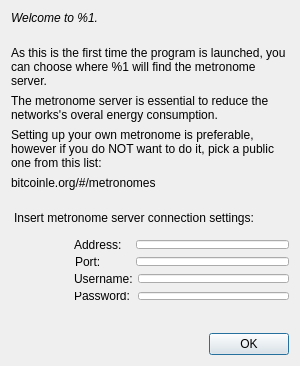
<?xml version="1.0" encoding="UTF-8"?>
<ui version="4.0">
 <class>Metronome</class>
 <widget class="QDialog" name="Metronome">
  <property name="geometry">
   <rect>
    <x>0</x>
    <y>0</y>
    <width>300</width>
    <height>300</height>
   </rect>
  </property>
  <property name="windowTitle">
   <string>Welcome</string>
  </property>
  <layout class="QVBoxLayout" name="verticalLayout">
   <item>
    <widget class="QLabel" name="welcomeLabel">
     <property name="styleSheet">
      <string notr="true">QLabel { font-style:italic; }</string>
     </property>
     <property name="text">
      <string>Welcome to %1.</string>
     </property>
     <property name="wordWrap">
      <bool>true</bool>
     </property>
    </widget>
   </item>
   <item>
    <spacer name="verticalSpacer_4">
     <property name="orientation">
      <enum>Qt::Vertical</enum>
     </property>
     <property name="sizeType">
      <enum>QSizePolicy::Minimum</enum>
     </property>
     <property name="sizeHint" stdset="0">
      <size>
       <width>20</width>
       <height>15</height>
      </size>
     </property>
    </spacer>
   </item>
   <item>
    <widget class="QLabel" name="storageLabel">
     <property name="text">
      <string>As this is the first time the program is launched, you can choose where %1 will find the metronome server.</string>
     </property>
     <property name="wordWrap">
      <bool>true</bool>
     </property>
    </widget>
   </item>
    <item>
      <widget class="QLabel" name="lblExplanation1">
        <property name="text">
          <string>The metronome server is essential to reduce the networks's overal energy consumption.</string>
        </property>
        <property name="wordWrap">
          <bool>true</bool>
        </property>
      </widget>
    </item>
    <item>
      <widget class="QLabel" name="lblExplanation2">
        <property name="textInteractionFlags">
          <enum>Qt::LinksAccessibleByMouse</enum>
        </property>
        <property name="openExternalLinks">
          <bool>true</bool>
        </property>
        <property name="text">
          <string>Setting up your own metronome is preferable, however if you do NOT want to do it, pick a public one from this list:</string>
        </property>
        <property name="wordWrap">
          <bool>true</bool>
        </property>
      </widget>
    </item>
    <item>
      <widget class="QLabel" name="lblExplanation3">
        <property name="textInteractionFlags">
          <enum>Qt::TextSelectableByMouse</enum>
        </property>
        <property name="text">
          <string>bitcoinle.org/#/metronomes</string>
        </property>
        <property name="wordWrap">
          <bool>true</bool>
        </property>
      </widget>
    </item>
   <item>
    <widget class="QLabel" name="metronomeCustom">
     <property name="styleSheet">
       <string notr="true">QLabel { margin-top:15px; }</string>
     </property>
     <property name="text">
      <string>Insert metronome server connection settings:</string>
     </property>
    </widget>
   </item>
   <item>
    <layout class="QHBoxLayout" name="horizontalLayout">
     <property name="spacing">
      <number>0</number>
     </property>
     <property name="sizeConstraint">
      <enum>QLayout::SetDefaultConstraint</enum>
     </property>
     <item>
      <spacer name="horizontalSpacer">
       <property name="orientation">
        <enum>Qt::Horizontal</enum>
       </property>
       <property name="sizeType">
        <enum>QSizePolicy::Fixed</enum>
       </property>
       <property name="sizeHint" stdset="0">
        <size>
         <width>60</width>
         <height>20</height>
        </size>
       </property>
      </spacer>
     </item>
     <item>
      <layout class="QVBoxLayout" name="verticalLayout_2">
       <property name="sizeConstraint">
        <enum>QLayout::SetDefaultConstraint</enum>
       </property>
        <item>
          <spacer>
            <property name="orientation">
              <enum>Qt::Horizontal</enum>
            </property>
            <property name="sizeType">
              <enum>QSizePolicy::Fixed</enum>
            </property>
            <property name="sizeHint" stdset="0">
              <size>
                <width>30</width>
                <height>10</height>
              </size>
            </property>
          </spacer>
        </item>
       <item>
        <layout class="QHBoxLayout" name="horizontalLayout_2">
          <item>
            <widget class="QLabel" name="addrLabel">
              <property name="styleSheet">
                <string notr="true">QLabel { font-style:normal; margin-right:11px; }</string>
              </property>
              <property name="text">
                <string>Address:</string>
              </property>
              <property name="wordWrap">
                <bool>true</bool>
              </property>
            </widget>
          </item>
         <item>
          <widget class="QLineEdit" name="metronomeServer"/>
         </item>
        </layout>
       </item>
       <item>
         <spacer>
           <property name="orientation">
             <enum>Qt::Horizontal</enum>
           </property>
           <property name="sizeType">
             <enum>QSizePolicy::Fixed</enum>
           </property>
           <property name="sizeHint" stdset="0">
             <size>
               <width>30</width>
               <height>10</height>
             </size>
           </property>
         </spacer>
       </item>
        <item>
          <layout class="QHBoxLayout" name="horizontalLayout_2_1">
            <item>
              <widget class="QLabel" name="portLabel">
                <property name="styleSheet">
                  <string notr="true">QLabel { font-style:normal; padding-left: 1px; margin-right: 2px; }</string>
                </property>
                <property name="text">
                  <string>Port:         </string>
                </property>
                <property name="wordWrap">
                  <bool>true</bool>
                </property>
              </widget>
            </item>
            <item>
              <widget class="QLineEdit" name="metronomePort"/>
            </item>
          </layout>
        </item>
        <item>
          <spacer>
            <property name="orientation">
              <enum>Qt::Horizontal</enum>
            </property>
            <property name="sizeType">
              <enum>QSizePolicy::Fixed</enum>
            </property>
            <property name="sizeHint" stdset="0">
              <size>
                <width>30</width>
                <height>10</height>
              </size>
            </property>
          </spacer>
        </item>
        <item>
          <layout class="QHBoxLayout" name="horizontalLayout_2_2">
            <item>
              <widget class="QLabel" name="usernameLabel">
                <property name="styleSheet">
                  <string notr="true">QLabel { font-style:normal; margin-right:2px; }</string>
                </property>
                <property name="text">
                  <string>Username:</string>
                </property>
                <property name="wordWrap">
                  <bool>true</bool>
                </property>
              </widget>
            </item>
            <item>
              <widget class="QLineEdit" name="metronomeUsername"/>
            </item>
          </layout>
        </item>
        <item>
          <spacer>
            <property name="orientation">
              <enum>Qt::Horizontal</enum>
            </property>
            <property name="sizeType">
              <enum>QSizePolicy::Fixed</enum>
            </property>
            <property name="sizeHint" stdset="0">
              <size>
                <width>30</width>
                <height>10</height>
              </size>
            </property>
          </spacer>
        </item>
        <item>
          <layout class="QHBoxLayout" name="horizontalLayout_2_3">
            <item>
              <widget class="QLabel" name="passwordLabel">
                <property name="styleSheet">
                  <string notr="true">QLabel { font-style:normal; margin-right:1px; }</string>
                </property>
                <property name="text">
                  <string>Password: </string>
                </property>
                <property name="wordWrap">
                  <bool>true</bool>
                </property>
              </widget>
            </item>
            <item>
              <widget class="QLineEdit" name="metronomePassword"/>
            </item>
          </layout>
        </item>
       <item>
        <spacer name="verticalSpacer_3">
         <property name="orientation">
          <enum>Qt::Vertical</enum>
         </property>
         <property name="sizeType">
          <enum>QSizePolicy::Fixed</enum>
         </property>
         <property name="sizeHint" stdset="0">
          <size>
           <width>20</width>
           <height>5</height>
          </size>
         </property>
        </spacer>
       </item>
       <item>
        <widget class="QLabel" name="freeSpace">
         <property name="sizePolicy">
          <sizepolicy hsizetype="Preferred" vsizetype="Expanding">
           <horstretch>1</horstretch>
           <verstretch>0</verstretch>
          </sizepolicy>
         </property>
         <property name="text">
          <string/>
         </property>
         <property name="wordWrap">
          <bool>true</bool>
         </property>
        </widget>
       </item>
       <item>
        <spacer name="verticalSpacer_2">
         <property name="orientation">
          <enum>Qt::Vertical</enum>
         </property>
         <property name="sizeType">
          <enum>QSizePolicy::Fixed</enum>
         </property>
         <property name="sizeHint" stdset="0">
          <size>
           <width>20</width>
           <height>5</height>
          </size>
         </property>
        </spacer>
       </item>
       <item>
        <widget class="QLabel" name="errorMessage">
         <property name="sizePolicy">
          <sizepolicy hsizetype="Preferred" vsizetype="Expanding">
           <horstretch>0</horstretch>
           <verstretch>0</verstretch>
          </sizepolicy>
         </property>
         <property name="textFormat">
          <enum>Qt::RichText</enum>
         </property>
         <property name="wordWrap">
          <bool>true</bool>
         </property>
        </widget>
       </item>
      </layout>
     </item>
    </layout>
   </item>
   <item>
    <spacer name="verticalSpacer">
     <property name="orientation">
      <enum>Qt::Vertical</enum>
     </property>
     <property name="sizeHint" stdset="0">
      <size>
       <width>20</width>
       <height>40</height>
      </size>
     </property>
    </spacer>
   </item>
   <item>
    <widget class="QDialogButtonBox" name="buttonBox">
     <property name="orientation">
      <enum>Qt::Horizontal</enum>
     </property>
     <property name="standardButtons">
      <set>QDialogButtonBox::Ok</set>
     </property>
    </widget>
   </item>
  </layout>
 </widget>
 <resources/>
 <connections>
  <connection>
   <sender>buttonBox</sender>
   <signal>accepted()</signal>
   <receiver>Intro</receiver>
   <slot>accept()</slot>
   <hints>
    <hint type="sourcelabel">
     <x>20</x>
     <y>20</y>
    </hint>
    <hint type="destinationlabel">
     <x>20</x>
     <y>20</y>
    </hint>
   </hints>
  </connection>
 </connections>
</ui>
